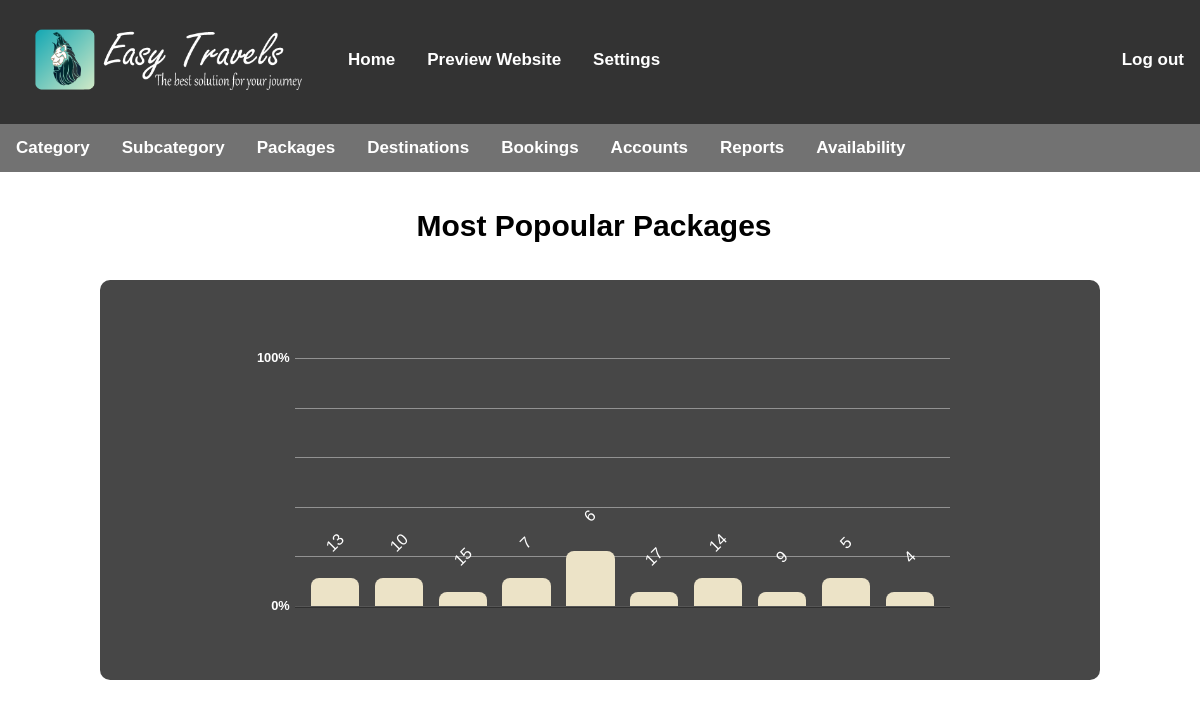
Screenshot of /src/php/admin_view_report_general-popularpackage.php (signed in) with the database file from the repository.
### tables this page shows
CREATE TABLE `package` (
  `packid` int(11) NOT NULL,
  `catname` varchar(20) NOT NULL,
  `subcatname` varchar(20) NOT NULL,
  `name` varchar(20) NOT NULL,
  `days` int(11) NOT NULL,
  `price` int(11) NOT NULL,
  `details` text NOT NULL,
  `photo1` int(11) NOT NULL,
  `photo2` int(11) NOT NULL,
  `photo3` int(11) NOT NULL
);

### src/php/admin_view_report_general-popularpackage.php (called while the page is built, shortened)
<?php include('../../public/html/admin_view_report_general-popularpackage.html')?>

### src/php/admin_view_report_general-popularpackage-table.php (the view, shortened to what this page needs)
<?php require_once('../../config/connect.php');
?>
<?php
	echo"
		<div class='container8'>
			<center><table class='graph'>
				<thead>
					<tr>
						<th scope='col'>Package</th>
						<th scope='col'>Percent</th>
					</tr>
				</thead>
			<tbody>";
	$sql5="select count(package) from assign";
	$result5=$connection->query($sql5);
	while($row5=$result5->fetch_assoc()){
		$total=$row5['count(package)'];
	}
	$sql3="select DISTINCT package from assign";
	$result3=$connection->query($sql3);
	while($row3=$result3->fetch_assoc()){
		$package = $row3['package'];
		$sql4="select packid from package where name='$package' ";
		$result4=$connection->query($sql4);
		while($row4=$result4->fetch_assoc()){
			$packid=$row4['packid'];
		}
		$sql1="select count(package) from assign where package ='$package' ";
		$result1=$connection->query($sql1);
		while($row1=$result1->fetch_assoc()){
			$count = $row1['count(package)'];
			$point=($count/$total)*100;
			echo"
				<tr style='height:$point%'>
					<th scope='row'>$packid</th>
					<td><span>$point</span></td>
				</tr>";
		}
	}
	echo"</table></div>";
?>

### public/css/admin_topnav.css (style rules this page uses)
body { margin: 0; background-image: url(../../public/images/adminback9.jpg); background-size:cover; font-family: 'Arial'; }
.topnav { overflow: hidden; background-color: rgb(0,0,0,0.8); }
.topnav a { float: left; display: block; color: white; text-align: center; padding: 10px 16px; text-decoration: none; font-size: 17px; margin-top:40px; font-weight:bold; }
.topnav a.notactive { margin-top:0px; }
.topnav a.right { float: right; }
.limg { padding: 10px; width:300px; border-radius: 20px; }

### public/css/adminmenu.css (style rules this page uses)
body { margin: 0; background-image: url(../../public/images/adminback9.jpg); background-size:cover; font-family: 'Arial'; }
.topnav1 { overflow: hidden; background-color:rgb(20,20,20,0.6); }
.topnav1 a { float: left; display: block; color: white; text-align: center; padding: 14px 16px; text-decoration: none; font-size: 17px; font-weight: bold; }
.dropdown { float: left; overflow: hidden; }
.dropdown .dropbtn { font-size: 17px; border: none; outline: none; color: white; padding: 14px 16px; background-color: inherit; font-family: inherit; margin: 0; font-weight:bold; }

### public/css/report-tables.css (style rules this page uses)
* { box-sizing: border-box; }
body { margin: 0; background-image: url(../../public/images/adminback9.jpg); background-size:cover; font-family: 'Arial'; }
label { padding: 12px 12px 12px 0; display: inline-block; }
.container8 { border-radius: 10px; background-color: rgb(0,0,0,0.8); padding: 30px; opacity:0.9; width:1000px; height:400px; display:block; margin-left:auto; margin-right:auto; justify-content:center; center-align:center; margin-top:20px; margin-bottom:20px; color:white; }
.updatetxt { color:black; font-size:30px; font-weight:bold; }

### public/css/chart.css (style rules this page uses)
body { margin: 0; background-image: url(../../public/images/adminback9.jpg); background-size:cover; font-family: 'Arial'; }
.graph { margin-bottom:1em; font:normal 100%/150% arial,helvetica,sans-serif; }
.graph tbody th { text-align:left; }

### rows the page displays
package: packid "13"
package: packid "10"
package: packid "15"
package: packid "7"
package: packid "6"
package: packid "17"
package: packid "14"
package: packid "9"
package: packid "5"
package: packid "4"
